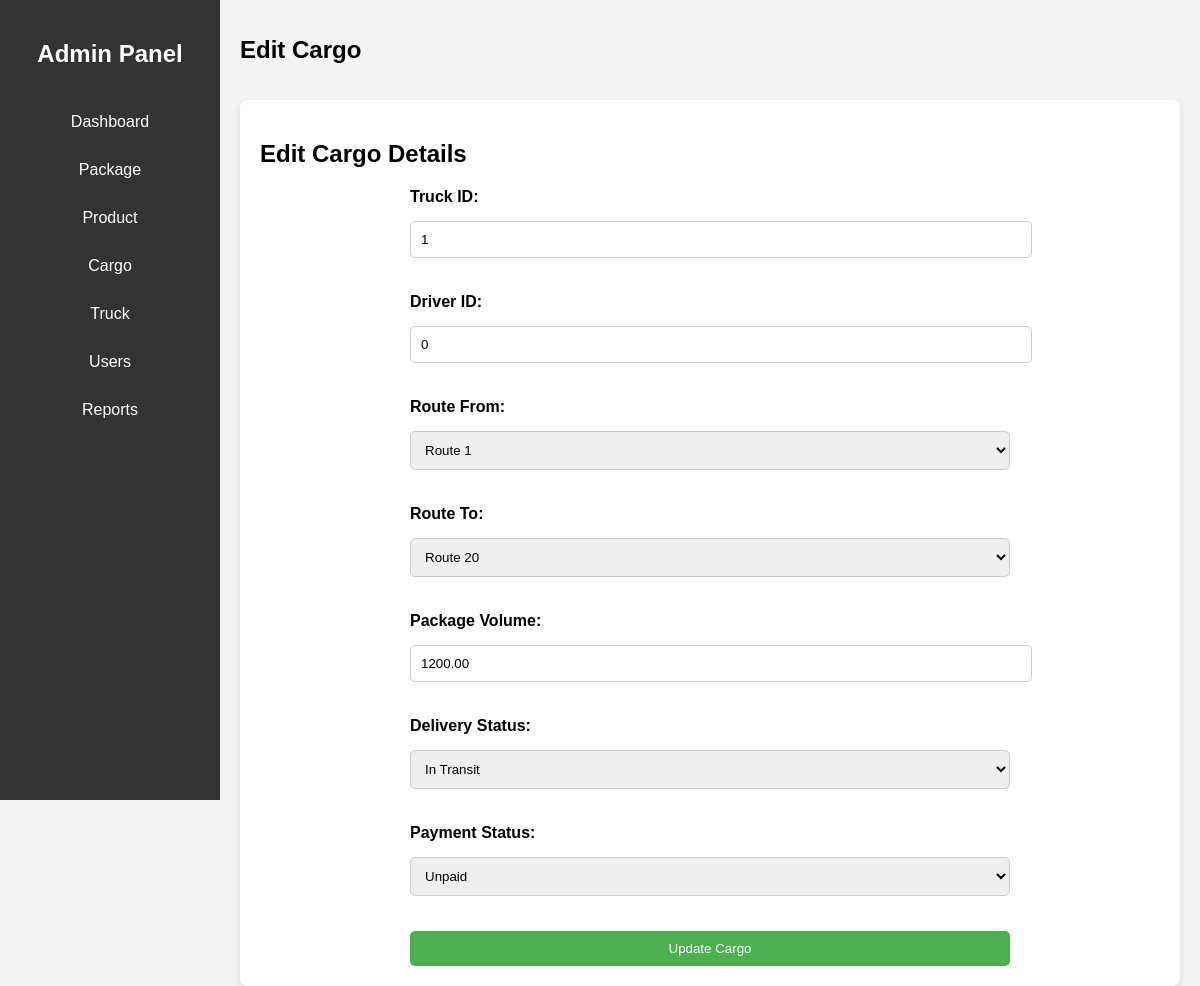
Screenshot of /edit_cargo.php?id=26 with the database file from the repository.
### tables this page shows
CREATE TABLE `cargo` (
  `cargo_id` int(11) NOT NULL,
  `truck_id` int(11) NOT NULL,
  `driver_id` int(11) NOT NULL,
  `package_volume` decimal(10,2) NOT NULL,
  `status` enum('In Transit','Delivered','Pending') DEFAULT 'In Transit',
  `route_from` int(11) NOT NULL,
  `route_to` int(11) NOT NULL,
  `price` decimal(10,2) NOT NULL,
  `payment_status` enum('Paid','Unpaid') DEFAULT 'Unpaid',
  `package_id` int(11) NOT NULL
);

### edit_cargo.php (the view, shortened to what this page needs)
<?php
include 'config.php';
if (isset($_GET['id'])) {
    $id = $_GET['id'];
    $query = "SELECT * FROM cargo WHERE cargo_id = ?";
    $stmt = $conn->prepare($query);
    $stmt->bind_param("i", $id);
    $stmt->execute();
    $result = $stmt->get_result();
    $cargo = $result->fetch_assoc();
} else {
    header("Location: cargo.php");
    exit();
}
?>
<!DOCTYPE html>
<html lang="en">
<head>
</head>
<body>
    <div class="dashboard-container">
        <div class="sidebar">
            <h2>Admin Panel</h2>
            <ul class="sidebar-links">
                <li><a href="admin_dashboard.php">Dashboard</a></li>
                <li><a href="package.php">Package</a></li>
                <li><a href="product.php">Product</a></li>
                <li><a href="cargo.php">Cargo</a></li>
                <li><a href="truck.php">Truck</a></li>
                <li><a href="users.php">Users</a></li>
                <li><a href="reports.php">Reports</a></li>
            </ul>
        </div>
        <div class="main-content">
            <header>
                <h1>Edit Cargo</h1>
            </header>
            <div class="dashboard-main-container">
                <h2>Edit Cargo Details</h2>
                <form action="" method="POST">
                    <label for="truck_id">Truck ID:</label>
                    <input type="text" name="truck_id" id="truck_id" value="<?php echo htmlspecialchars($cargo['truck_id']); ?>" required>
                    <label for="driver_id">Driver ID:</label>
                    <input type="text" name="driver_id" id="driver_id" value="<?php echo htmlspecialchars($cargo['driver_id']); ?>" required>
                    <label for="route_from">Route From:</label>
                    <select name="route_from" id="route_from" required>
                        <?php for ($i = 1; $i <= 20; $i++): ?>
                            <option value="<?php echo $i; ?>" <?php echo $cargo['route_from'] == $i ? 'selected' : ''; ?>>Route <?php echo $i; ?></option>
                        <?php endfor; ?>
                    </select>
                    <label for="route_to">Route To:</label>
                    <select name="route_to" id="route_to" required>
                        <?php for ($i = 1; $i <= 20; $i++): ?>
                            <option value="<?php echo $i; ?>" <?php echo $cargo['route_to'] == $i ? 'selected' : ''; ?>>Route <?php echo $i; ?></option>
                        <?php endfor; ?>
                    </select>
                    <label for="package_volume">Package Volume:</label>
                    <input type="number" name="package_volume" id="package_volume" value="<?php echo htmlspecialchars($cargo['package_volume']); ?>" required>
                    <label for="status">Delivery Status:</label>
                    <select name="status" id="status" required>
                        <option value="In Transit" <?php echo $cargo['status'] == 'In Transit' ? 'selected' : ''; ?>>In Transit</option>
                    </select>
                    <label for="payment_status">Payment Status:</label>
                    <select name="payment_status" id="payment_status" required>
                        <option value="Unpaid" <?php echo $cargo['payment_status'] == 'Unpaid' ? 'selected' : ''; ?>>Unpaid</option>
                    </select>
                    <button type="submit" class="btn">Update Cargo</button>
                </form>
            </div>
        </div>
    </div>
</body>
</html>

### edit_cargo.php (style rules this page uses)
body { font-family: Arial, sans-serif; margin: 0; padding: 0; background-color: #f4f4f4; }
.dashboard-container { display: flex; height: 100vh; }
.sidebar { width: 220px; background-color: #333; color: white; padding-top: 20px; }
.sidebar h2 { text-align: center; margin-bottom: 30px; }
.sidebar-links { list-style: none; padding: 0; margin: 0; }
.sidebar-links li { padding: 15px; text-align: center; }
.sidebar-links li a { color: white; text-decoration: none; display: block; font-size: 16px; }
.main-content { flex-grow: 1; padding: 20px; }
header { display: flex; justify-content: space-between; align-items: center; margin-bottom: 20px; }
header h1 { font-size: 24px; }
.dashboard-main-container { background-color: white; padding: 20px; border-radius: 8px; box-shadow: 0 4px 8px rgba(0, 0, 0, 0.1); }
form { max-width: 600px; margin: 0 auto; display: grid; gap: 15px; }
label { font-weight: bold; display: block; }
input, select { width: 100%; padding: 10px; margin-bottom: 20px; border: 1px solid #ccc; border-radius: 5px; }
.btn { padding: 10px 20px; background-color: #4CAF50; color: white; border: none; border-radius: 5px; cursor: pointer; text-align: center; display: block; width: 100%; }

### rows the page displays
cargo: truck_id "1", driver_id "0", route_from "Route 1", route_to "Route 20", package_volume "1200.00", status "In Transit", payment_status "Unpaid"
